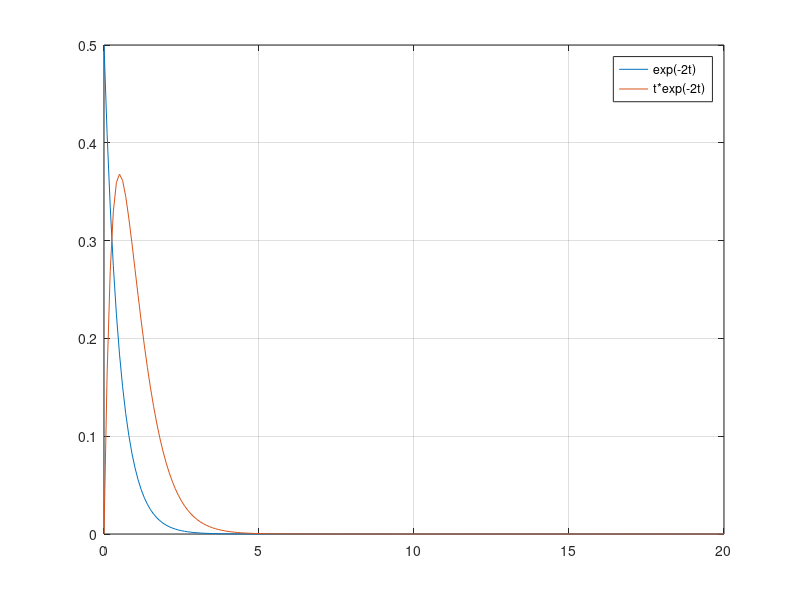

Here is the MATLAB script that generated this plot:
%
% Esempio Jordan modi 
%
close all; clear all; clc;

% intervallo di tempo
interv = 0:0.1:20; % da 0 a 10 secondi con passo 0.1

% matrici del sistema
A = [-2 1; 0 -2];
B = [0; 1];
C = [1 0];
D = 0;

% state-space model e soluzione equazione
modello = ss(A, B, C, D);
uu = zeros(length(interv), 1); % input nullo (evoluzione libera)
x0_1 = [0.5;0]; % e^t
[~, TT, XX_1] = lsim(modello, uu, interv, x0_1);

x0_2 = [0;2]; % t*e^t
[~, ~, XX_2] = lsim(modello, uu, interv, x0_2);

plot(TT, XX_1(:,1)')
grid on; hold on;
plot(TT, XX_2(:,1)')
legend('exp(-2t)', 't*exp(-2t)');
